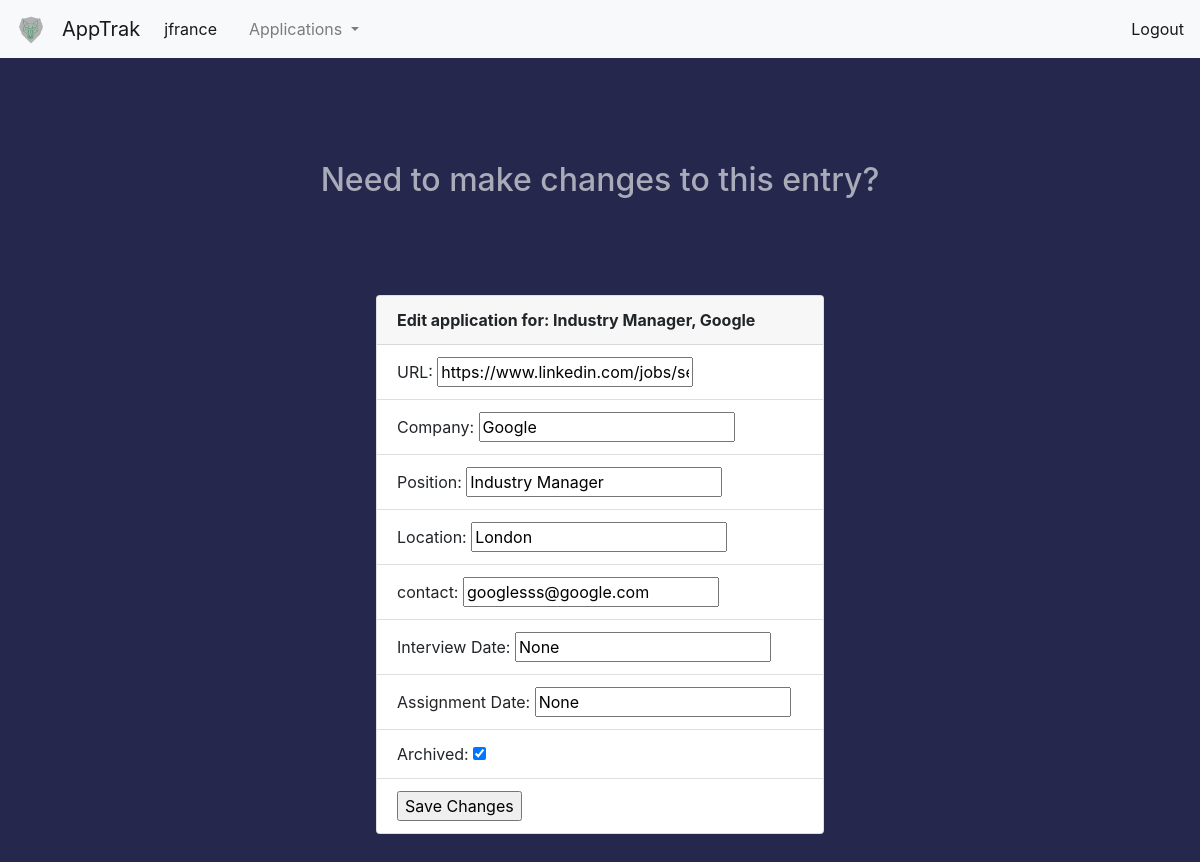
Page /total-app-edit/6 (signed in) on the earlier database version.
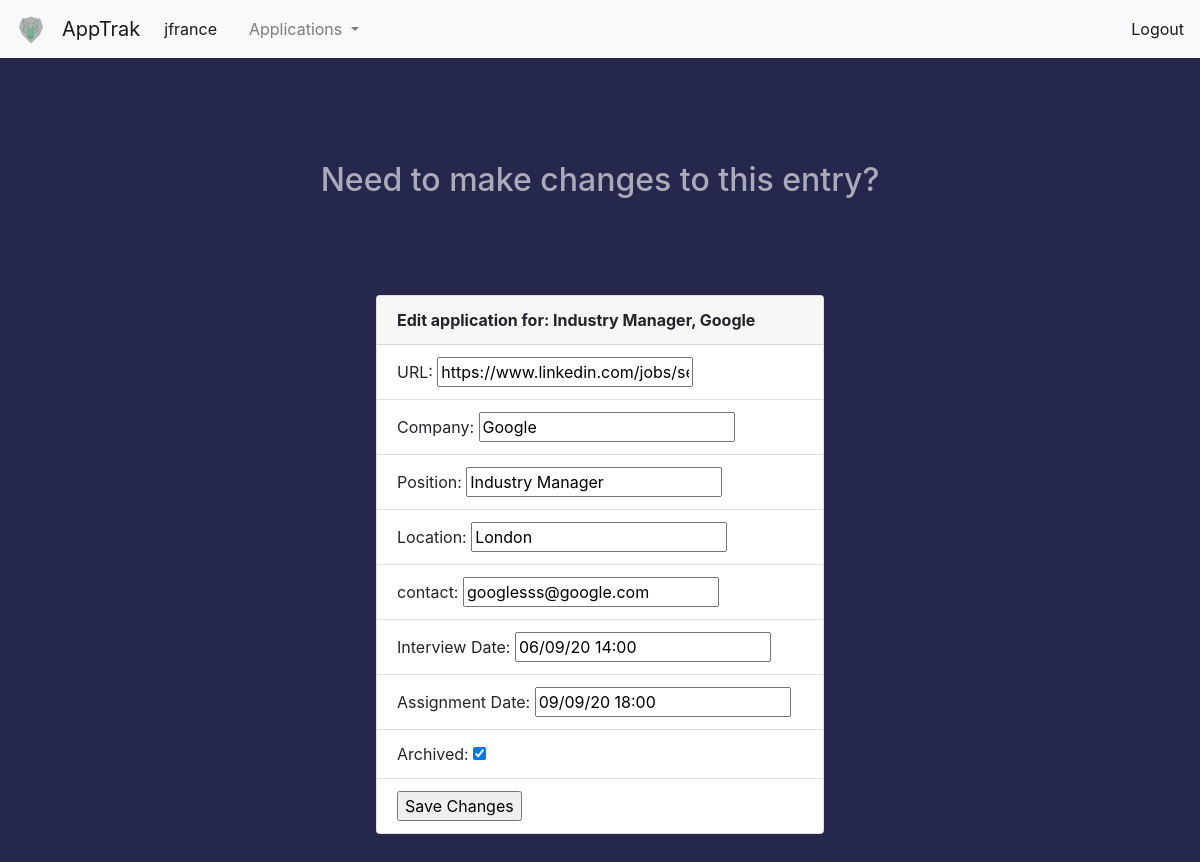
Same page on the later database version.
### apptrak/blueprints/auth/models.py (models this page shows, shortened)
class User(UserMixin, db.Model):
    id = db.Column(db.Integer, primary_key=True)
    name = db.Column(db.String(100))
    username = db.Column(db.String, unique=True)
    email = db.Column(db.String, unique=True)
    password = db.Column(db.String(40))
    job_applications = db.relationship('JobApplication', backref='user')

### apptrak/blueprints/jobapps/models.py (models this page shows, shortened)
class JobApplication(db.Model):
    id = db.Column(db.Integer, primary_key=True)
    date_added = db.Column(db.Date)
    company = db.Column(db.String(30))
    position = db.Column(db.String(50))
    location = db.Column(db.String(50))
    url = db.Column(db.String, unique=True)
    contact = db.Column(db.String)
    interview = db.Column(db.Boolean)
    called_back = db.Column(db.Boolean, default=False)
    interview_date = db.Column(db.String)
    assignment = db.Column(db.Boolean, default=False)
    assignment_date = db.Column(db.String)
    archived = db.Column(db.Boolean, default=False)
    top_job = db.Column(db.Boolean, default=False)                            # TODO irrelevent column, delete when upgrading db
    user_id = db.Column(db.Integer, db.ForeignKey('user.id'))
    @classmethod
    def get_job(cls, job_id):
        job = cls.query.filter_by(id=job_id).first()
        return job

### apptrak/blueprints/jobapps/views.py (the view, shortened to what this page needs)
@jobapps.route('/total-app-edit/<app_id>', methods=['GET', 'POST'])
@login_required
def total_app_edit(app_id):
    job_object = JobApplication.get_job(app_id)
    return flask.render_template('edit-app-info.html', app=job_object)

### apptrak/blueprints/auth/models.py (called while the page is built)
@login_mgr.user_loader
def load_user(user_id):
    return User.query.get(user_id)

### apptrak/blueprints/jobapps/templates/edit-app-info.html (shortened to what this page needs)
{% extends 'base.html' %}
{% block body %}
    <h2 class="card_wrapper">Need to make changes to this entry?</h2>
     <form action="/total-app-edit/{{ app.id }}" method="post">
        <div class="card_wrapper">
            <div class="card d-flex justify-content-center" style="width: 28rem;">
                <div class="card-header">
                    <b>Edit application for: {{ app.position }}, {{ app.company }}</b>
                </div>
                <ul class="list-group list-group-flush">
                    <li class="list-group-item">URL:     <input type="text" id="url" name="url" value="{{ app.url }}"></li>
                    <li class="list-group-item">Company: <input type="text" id="company" name="company" value="{{ app.company }}"></li>
                    <li class="list-group-item">Position: <input type="text" id="position" name="position" value="{{ app.position }}"></li>
                    <li class="list-group-item">Location: <input type="text" id="location" name="location" value="{{ app.location }}"></li>
                    <li class="list-group-item">contact: <input type="text" id="contact" name="contact" value="{{ app.contact }}"></li>
                    <li class="list-group-item">Interview Date: <input type="text" id="interview_date" name="interview_date" value="{{ app.interview_date }}"> </li>
                    <li class="list-group-item">Assignment Date: <input type="text" id="assignment_date" name="assignment_date" value="{{ app.assignment_date }}"></li>
                    <li class="list-group-item">Archived: <input type="checkbox" id="archived" name="archived" {% if app.called_back %}checked{% endif %}></li>
                    <li class="list-group-item"><input type="submit" value="Save Changes"> </li>
                 </ul>
             </div>
        </div>
    </form>
{% endblock %}

### apptrak/templates/base.html (shortened to what this page needs)
<!DOCTYPE html>
<html>
<head>
  <link rel="stylesheet" href="https://stackpath.bootstrapcdn.com/bootstrap/4.5.1/css/bootstrap.min.css">
</head>
<body>
    <nav class="navbar navbar-expand-lg navbar-light bg-light fixed-top">
         <a class="navbar-brand" href="">
             <img src="{{ url_for('static', filename='/images/logo.png') }}" width="30" height="30" alt="" loading="lazy">
         </a>
      <a class="navbar-brand" href="#">AppTrak</a>
      <div class="collapse navbar-collapse" id="navbarNav">
        <ul class="navbar-nav">
          <li class="nav-item active">
            <a class="nav-link" href="{{ url_for('auth.user_info') }}">{% if current_user.is_authenticated %}{{ current_user.username }}{% endif %} <span class="sr-only">(current)</span></a>
          </li>
          <li class="nav-item">
            <a class="nav-link" href="{{ url_for('auth.user_info') }}"></a>
          </li>
          {% if not current_user.is_anonymous %}
          <li class="nav-item dropdown">
              <a class="nav-link dropdown-toggle" href="#" id="navbarDropdown" role="button" data-toggle="dropdown" aria-haspopup="true" aria-expanded="false">
                Applications
              </a>
          </li>
          {% endif %}
        </ul>
      </div>
        <span class="navbar-text">
            {% if current_user.is_anonymous %}
            <a href="{{ url_for('auth.login') }}">Login</a>
            {% else %}
            <a href="{{ url_for('auth.logout') }}">Logout</a>
            {% endif %}
         </span>
    </nav>
<div class="container-fluid dynamic-body">
      {% block body %}
      {% endblock %}
</div>
</body>
</html>

### apptrak/templates/base.html (style rules this page uses)
body { padding-top: 65px; background-color: #25274D; }
h1, h2, h3, h4, p, label { color: #AAABB8; }
.card_wrapper { margin: 3em; display: flex; justify-content: center; align-items: center; }

Differences in the rows shown:
changed JobApplication "Industry Manager": interview_date "None" → "06/09/20 14:00"; assignment_date "None" → "09/09/20 18:00"
